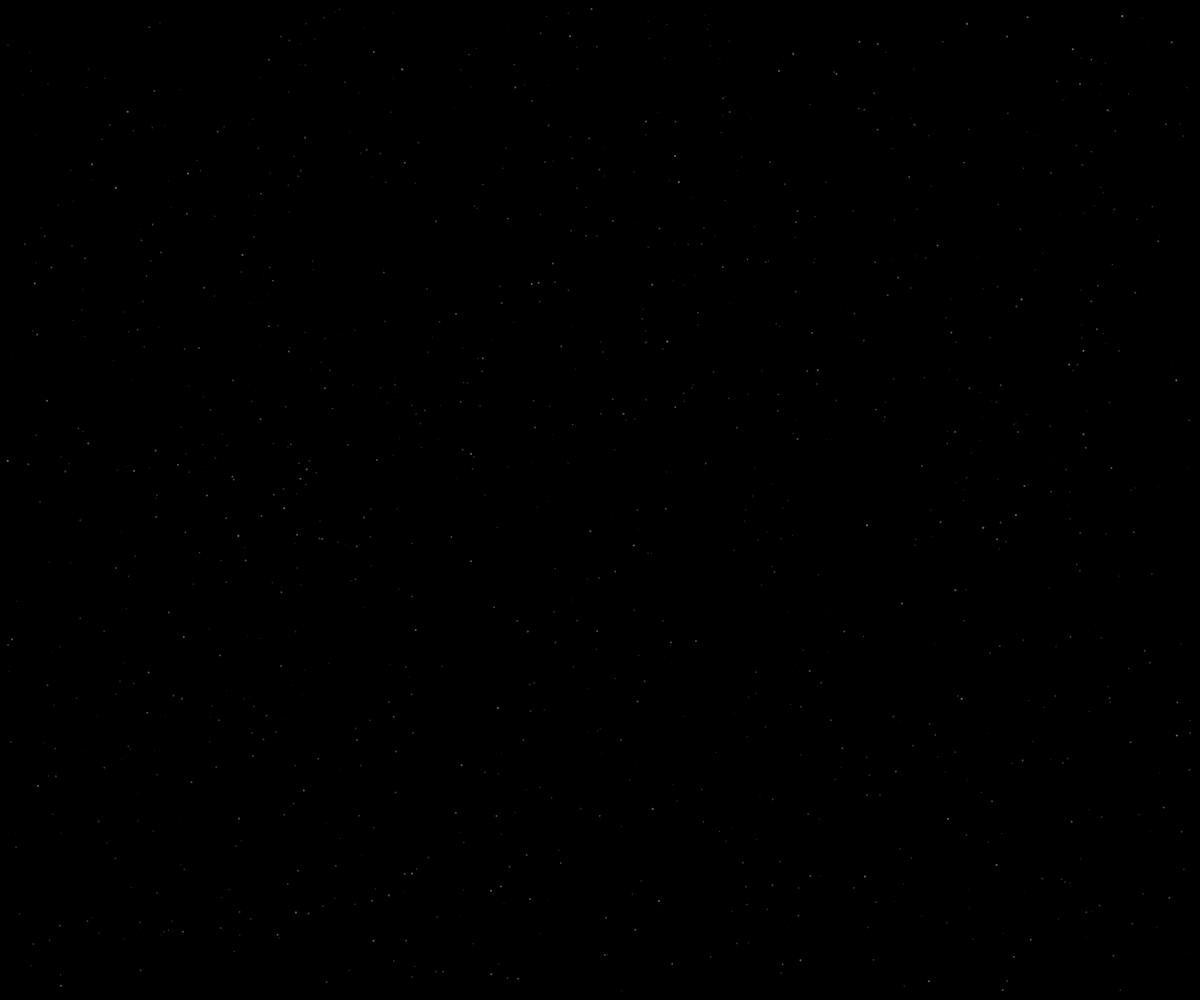
Frame 1 (no input)
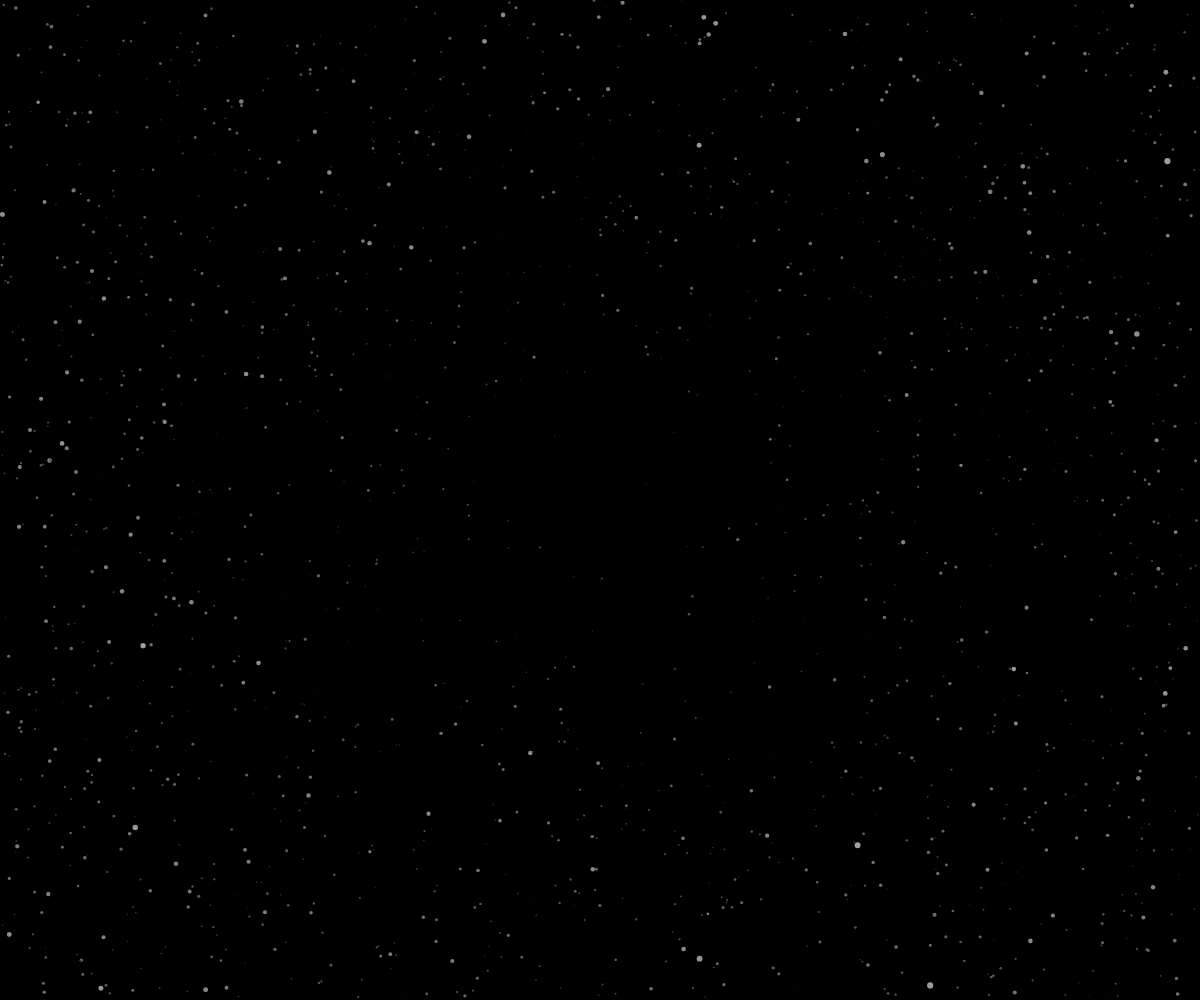
Frame 60 (no input)
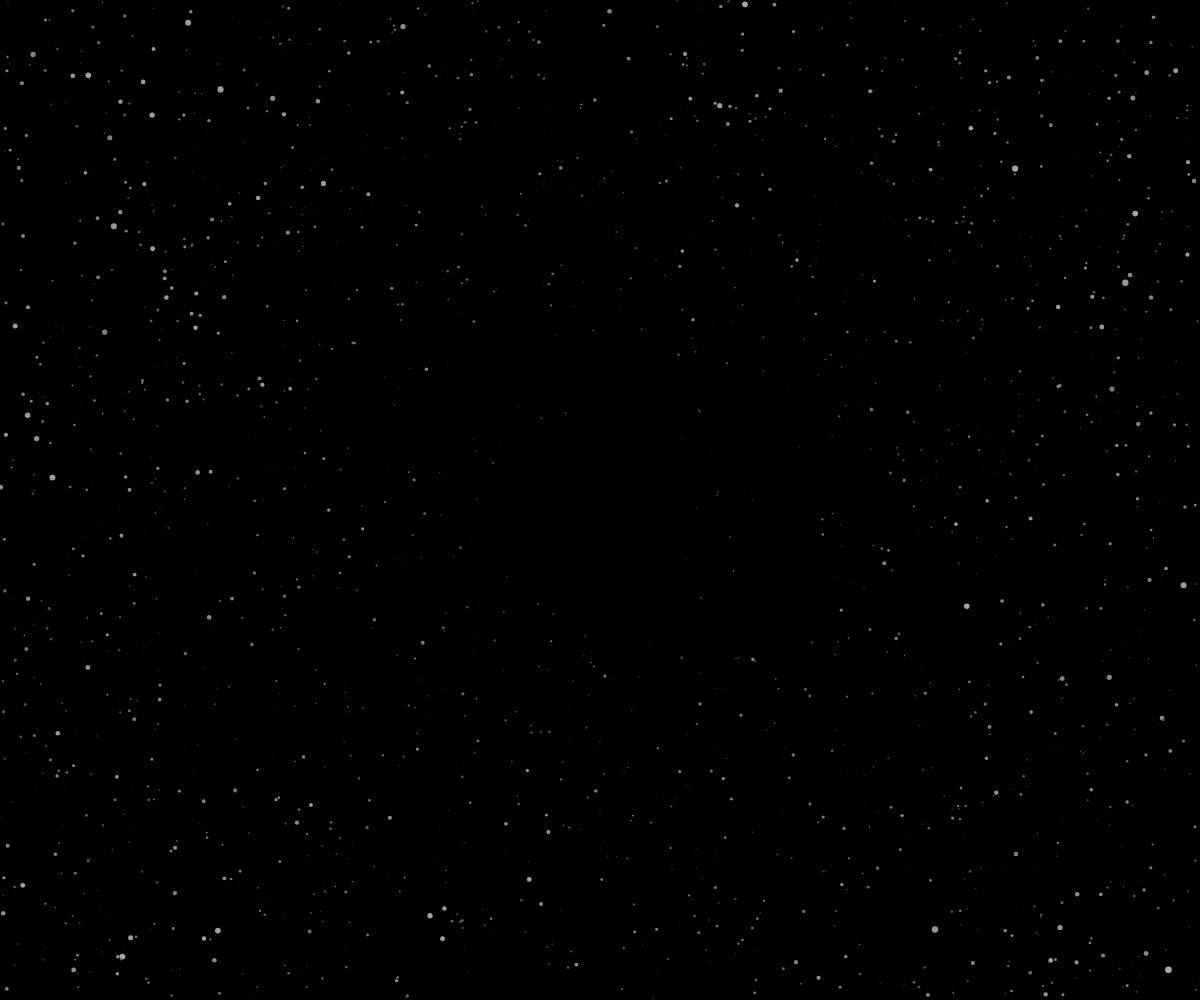
Frame 120 (the mouse pressed at the canvas centre since frame 60)

The p5.js sketch that drew these frames (run headless with seeded random() and noise() and a simulated clock; from frame 60 on, the mouse is pressed at the canvas centre):

// p5.js sketch
// ── sketch.js
var stars = [];

function setup() {
  createCanvas(window.innerWidth, window.innerHeight);
  frameRate(30);

  for (let i = 0; i < 2000; i++) {
    let star = new Star();
    star.generate();
    append(stars, star);
  }
}

function draw() {
  background(0);
  stars.forEach(function (star) {
    star.move();
    star.draw();
  });
}

// ── star.js
class Star {
  constructor() {
    this.x;
    this.y;
    this.r;
    this.speed;
    this.v = new p5.Vector();
    this.light;

    this.generate = function () {
      /*
      let d = map(
        pow(random(), 1 / 20),
        0,
        1,
        4,
        min(window.innerWidth / 2, window.innerHeight / 2)
      );
      let fi = random(TWO_PI);
      let dx = cos(fi) * d;
      let dy = sin(fi) * d;
      this.x = window.innerWidth / 2 + dx;
      this.y = window.innerHeight / 2 + dy;
      this.r = random() + map(d, 1, min(window.innerWidth / 2, window.innerHeight / 2), 1, 0.1);
      */
      this.x = random(window.innerWidth - 20) + 10;
      this.y = random(window.innerHeight - 20) + 10;
      this.r = random() + 0.1;

      this.speed = random() * 2 + this.r;
      this.v.x = this.x - window.innerWidth / 2;
      this.v.y = this.y - window.innerHeight / 2;
      this.v.normalize();
      this.light = round(map(this.speed * this.r, 0.1, 3, 0, 100));
    };

    this.move = function () {
      this.speed *= pow(1.005, this.speed);
      this.x += this.v.x * this.speed;
      this.y += this.v.y * this.speed;
      this.r += 0.005 * this.speed;
      if (
        this.x - this.r < 0 ||
        this.x + this.r > window.innerWidth ||
        this.y - this.r < 0 ||
        this.y + this.r > window.innerHeight
      ) {
        this.generate();
      }
      if (this.light < 255) {
        this.light++;
      }
    };

    this.draw = function () {
      noStroke();
      fill(this.light);
      circle(this.x - this.r, this.y - this.r, this.r * 2);
    };
  }
}
